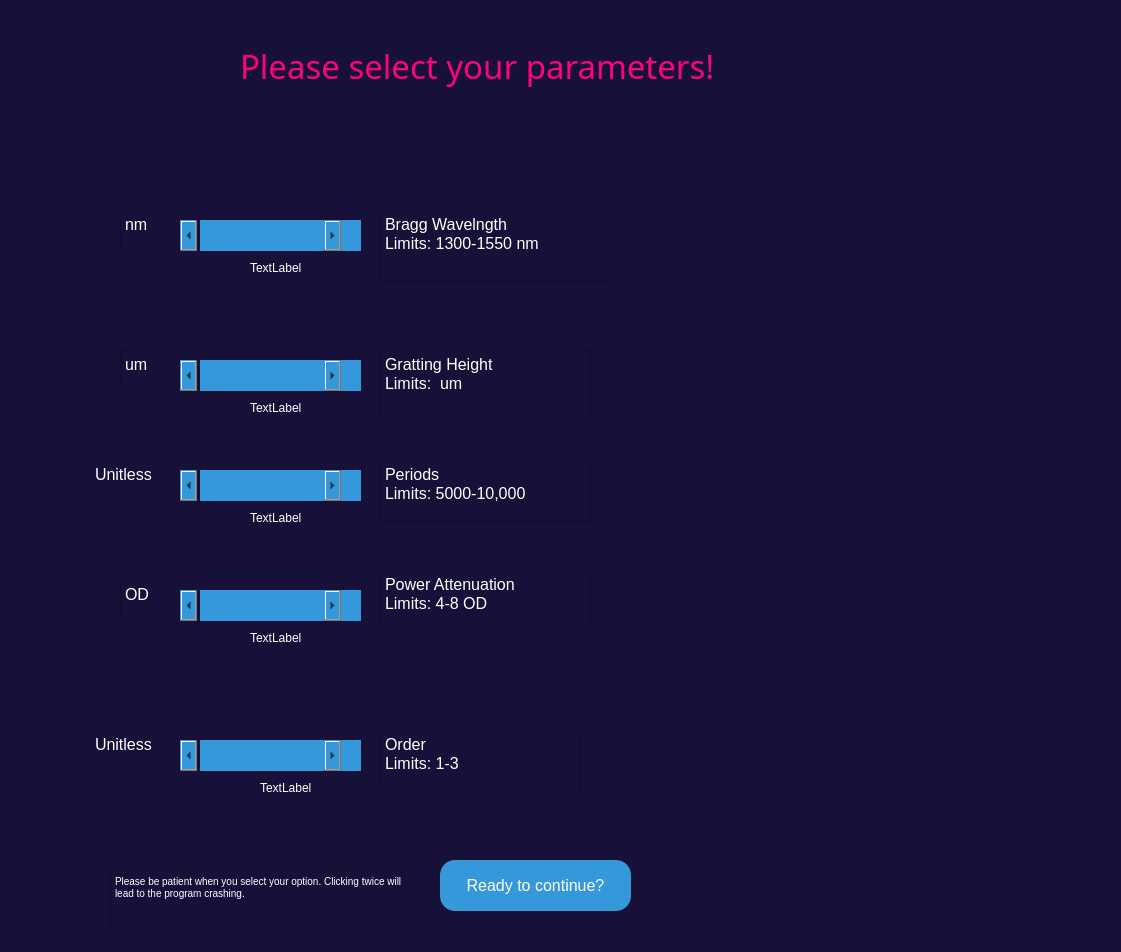
<?xml version="1.0" encoding="UTF-8"?>
<ui version="4.0">
 <class>Form</class>
 <widget class="QWidget" name="Form">
  <property name="geometry">
   <rect>
    <x>0</x>
    <y>0</y>
    <width>1121</width>
    <height>952</height>
   </rect>
  </property>
  <property name="windowTitle">
   <string>Form</string>
  </property>
  <property name="styleSheet">
   <string notr="true">QWidget{

background-color:rgb(23, 17, 57)
}</string>
  </property>
  <widget class="QScrollBar" name="horizontalScrollBar">
   <property name="geometry">
    <rect>
     <x>180</x>
     <y>220</y>
     <width>201</width>
     <height>31</height>
    </rect>
   </property>
   <property name="styleSheet">
    <string notr="true">QScrollBar:horizontal {
    border: 1px solid #3498db;
    background: #3498db;
    height: 15px;
    margin: 0px 20px 0 20px;
}

QScrollBar::handle:horizontal {
    background: #3498db;
    min-width: 20px;
}</string>
   </property>
   <property name="orientation">
    <enum>Qt::Horizontal</enum>
   </property>
  </widget>
  <widget class="QScrollBar" name="horizontalScrollBar_3">
   <property name="geometry">
    <rect>
     <x>180</x>
     <y>360</y>
     <width>201</width>
     <height>31</height>
    </rect>
   </property>
   <property name="styleSheet">
    <string notr="true">QScrollBar:horizontal {
    border: 1px solid #3498db;
    background: #3498db;
    height: 15px;
    margin: 0px 20px 0 20px;
}

QScrollBar::handle:horizontal {
    background: #3498db;
    min-width: 20px;
}</string>
   </property>
   <property name="orientation">
    <enum>Qt::Horizontal</enum>
   </property>
  </widget>
  <widget class="QPushButton" name="pushButton">
   <property name="geometry">
    <rect>
     <x>440</x>
     <y>860</y>
     <width>191</width>
     <height>51</height>
    </rect>
   </property>
   <property name="font">
    <font>
     <pointsize>12</pointsize>
    </font>
   </property>
   <property name="styleSheet">
    <string notr="true">QPushButton {
    background-color: #3498db; /* Blue background color */
    color: #ffffff; /* White text color */
    border-radius: 15px; /* Rounded corners */
    padding: 10px; /* Padding around the content */
    width: 100px; /* Set a specific width */
    height: 40px; /* Set a specific height */
}</string>
   </property>
   <property name="text">
    <string>Ready to continue?</string>
   </property>
  </widget>
  <widget class="QLabel" name="label_2">
   <property name="geometry">
    <rect>
     <x>240</x>
     <y>30</y>
     <width>601</width>
     <height>71</height>
    </rect>
   </property>
   <property name="font">
    <font>
     <family>STCaiyun</family>
     <pointsize>25</pointsize>
    </font>
   </property>
   <property name="styleSheet">
    <string notr="true">QLabel{
color:rgb(255, 0, 127)
}</string>
   </property>
   <property name="text">
    <string>Please select your parameters!</string>
   </property>
  </widget>
  <widget class="QPlainTextEdit" name="plainTextEdit">
   <property name="geometry">
    <rect>
     <x>380</x>
     <y>210</y>
     <width>231</width>
     <height>71</height>
    </rect>
   </property>
   <property name="font">
    <font>
     <pointsize>12</pointsize>
    </font>
   </property>
   <property name="styleSheet">
    <string notr="true">QPlainTextEdit {
    color: white;
}</string>
   </property>
   <property name="plainText">
    <string>Bragg Wavelngth
Limits: 1300-1550 nm</string>
   </property>
  </widget>
  <widget class="QPlainTextEdit" name="plainTextEdit_3">
   <property name="geometry">
    <rect>
     <x>380</x>
     <y>350</y>
     <width>211</width>
     <height>71</height>
    </rect>
   </property>
   <property name="font">
    <font>
     <pointsize>12</pointsize>
    </font>
   </property>
   <property name="styleSheet">
    <string notr="true">QPlainTextEdit {
    color: white;
}</string>
   </property>
   <property name="plainText">
    <string>Gratting Height
Limits:  um</string>
   </property>
  </widget>
  <widget class="QLabel" name="heightLabel">
   <property name="geometry">
    <rect>
     <x>250</x>
     <y>400</y>
     <width>61</width>
     <height>16</height>
    </rect>
   </property>
   <property name="styleSheet">
    <string notr="true">QLabel{

 color: white;
}</string>
   </property>
   <property name="text">
    <string>TextLabel</string>
   </property>
  </widget>
  <widget class="QLabel" name="spacingLabel">
   <property name="geometry">
    <rect>
     <x>250</x>
     <y>260</y>
     <width>61</width>
     <height>16</height>
    </rect>
   </property>
   <property name="styleSheet">
    <string notr="true">QLabel{

 color: white;
}</string>
   </property>
   <property name="text">
    <string>TextLabel</string>
   </property>
  </widget>
  <widget class="QLabel" name="powerLabel">
   <property name="geometry">
    <rect>
     <x>250</x>
     <y>630</y>
     <width>61</width>
     <height>16</height>
    </rect>
   </property>
   <property name="styleSheet">
    <string notr="true">QLabel{

 color: white;
}</string>
   </property>
   <property name="text">
    <string>TextLabel</string>
   </property>
  </widget>
  <widget class="QPlainTextEdit" name="plainTextEdit_4">
   <property name="geometry">
    <rect>
     <x>380</x>
     <y>570</y>
     <width>211</width>
     <height>61</height>
    </rect>
   </property>
   <property name="font">
    <font>
     <pointsize>12</pointsize>
    </font>
   </property>
   <property name="styleSheet">
    <string notr="true">QPlainTextEdit {
    color: white;
}</string>
   </property>
   <property name="plainText">
    <string>Power Attenuation
Limits: 4-8 OD</string>
   </property>
  </widget>
  <widget class="QScrollBar" name="horizontalScrollBar_4">
   <property name="geometry">
    <rect>
     <x>180</x>
     <y>590</y>
     <width>201</width>
     <height>31</height>
    </rect>
   </property>
   <property name="styleSheet">
    <string notr="true">QScrollBar:horizontal {
    border: 1px solid #3498db;
    background: #3498db;
    height: 15px;
    margin: 0px 20px 0 20px;
}

QScrollBar::handle:horizontal {
    background: #3498db;
    min-width: 20px;
}</string>
   </property>
   <property name="orientation">
    <enum>Qt::Horizontal</enum>
   </property>
  </widget>
  <widget class="QLabel" name="label_6">
   <property name="geometry">
    <rect>
     <x>260</x>
     <y>780</y>
     <width>61</width>
     <height>16</height>
    </rect>
   </property>
   <property name="styleSheet">
    <string notr="true">QLabel{

 color: white;
}</string>
   </property>
   <property name="text">
    <string>TextLabel</string>
   </property>
  </widget>
  <widget class="QPlainTextEdit" name="plainTextEdit_5">
   <property name="geometry">
    <rect>
     <x>380</x>
     <y>730</y>
     <width>201</width>
     <height>61</height>
    </rect>
   </property>
   <property name="font">
    <font>
     <pointsize>12</pointsize>
    </font>
   </property>
   <property name="styleSheet">
    <string notr="true">QPlainTextEdit {
    color: white;
}</string>
   </property>
   <property name="plainText">
    <string>Order
Limits: 1-3</string>
   </property>
  </widget>
  <widget class="QScrollBar" name="horizontalScrollBar_5">
   <property name="geometry">
    <rect>
     <x>180</x>
     <y>740</y>
     <width>201</width>
     <height>31</height>
    </rect>
   </property>
   <property name="styleSheet">
    <string notr="true">QScrollBar:horizontal {
    border: 1px solid #3498db;
    background: #3498db;
    height: 15px;
    margin: 0px 20px 0 20px;
}

QScrollBar::handle:horizontal {
    background: #3498db;
    min-width: 20px;
}</string>
   </property>
   <property name="orientation">
    <enum>Qt::Horizontal</enum>
   </property>
  </widget>
  <widget class="QLabel" name="label_7">
   <property name="geometry">
    <rect>
     <x>640</x>
     <y>140</y>
     <width>261</width>
     <height>171</height>
    </rect>
   </property>
   <property name="text">
    <string/>
   </property>
   <property name="pixmap">
    <pixmap>braggspacing.jpg</pixmap>
   </property>
   <property name="scaledContents">
    <bool>true</bool>
   </property>
  </widget>
  <widget class="QLabel" name="label_9">
   <property name="geometry">
    <rect>
     <x>620</x>
     <y>330</y>
     <width>291</width>
     <height>111</height>
    </rect>
   </property>
   <property name="text">
    <string/>
   </property>
   <property name="pixmap">
    <pixmap>height.jpg</pixmap>
   </property>
   <property name="scaledContents">
    <bool>true</bool>
   </property>
  </widget>
  <widget class="QLabel" name="label_10">
   <property name="geometry">
    <rect>
     <x>630</x>
     <y>550</y>
     <width>291</width>
     <height>111</height>
    </rect>
   </property>
   <property name="text">
    <string/>
   </property>
   <property name="pixmap">
    <pixmap>power.jpg</pixmap>
   </property>
   <property name="scaledContents">
    <bool>true</bool>
   </property>
  </widget>
  <widget class="QPlainTextEdit" name="plainTextEdit_6">
   <property name="geometry">
    <rect>
     <x>120</x>
     <y>210</y>
     <width>51</width>
     <height>41</height>
    </rect>
   </property>
   <property name="font">
    <font>
     <pointsize>12</pointsize>
    </font>
   </property>
   <property name="styleSheet">
    <string notr="true">QPlainTextEdit{

color:white;
}</string>
   </property>
   <property name="plainText">
    <string>nm</string>
   </property>
  </widget>
  <widget class="QPlainTextEdit" name="plainTextEdit_8">
   <property name="geometry">
    <rect>
     <x>120</x>
     <y>350</y>
     <width>51</width>
     <height>41</height>
    </rect>
   </property>
   <property name="font">
    <font>
     <pointsize>12</pointsize>
    </font>
   </property>
   <property name="styleSheet">
    <string notr="true">QPlainTextEdit{

color:white;
}</string>
   </property>
   <property name="plainText">
    <string>um</string>
   </property>
  </widget>
  <widget class="QPlainTextEdit" name="plainTextEdit_9">
   <property name="geometry">
    <rect>
     <x>120</x>
     <y>580</y>
     <width>51</width>
     <height>41</height>
    </rect>
   </property>
   <property name="font">
    <font>
     <pointsize>12</pointsize>
    </font>
   </property>
   <property name="styleSheet">
    <string notr="true">QPlainTextEdit{

color:white;
}</string>
   </property>
   <property name="plainText">
    <string>OD</string>
   </property>
  </widget>
  <widget class="QPlainTextEdit" name="plainTextEdit_10">
   <property name="geometry">
    <rect>
     <x>90</x>
     <y>730</y>
     <width>81</width>
     <height>41</height>
    </rect>
   </property>
   <property name="font">
    <font>
     <pointsize>12</pointsize>
    </font>
   </property>
   <property name="styleSheet">
    <string notr="true">QPlainTextEdit{

color:white;
}</string>
   </property>
   <property name="plainText">
    <string>Unitless</string>
   </property>
  </widget>
  <widget class="QLabel" name="label">
   <property name="geometry">
    <rect>
     <x>590</x>
     <y>680</y>
     <width>471</width>
     <height>141</height>
    </rect>
   </property>
   <property name="text">
    <string/>
   </property>
   <property name="pixmap">
    <pixmap>order.jpg</pixmap>
   </property>
   <property name="scaledContents">
    <bool>true</bool>
   </property>
  </widget>
  <widget class="QTextEdit" name="textEdit_4">
   <property name="geometry">
    <rect>
     <x>110</x>
     <y>870</y>
     <width>301</width>
     <height>61</height>
    </rect>
   </property>
   <property name="styleSheet">
    <string notr="true">QTextEdit{
color: white;
}</string>
   </property>
   <property name="html">
    <string>&lt;!DOCTYPE HTML PUBLIC &quot;-//W3C//DTD HTML 4.0//EN&quot; &quot;http://www.w3.org/TR/REC-html40/strict.dtd&quot;&gt;
&lt;html&gt;&lt;head&gt;&lt;meta name=&quot;qrichtext&quot; content=&quot;1&quot; /&gt;&lt;style type=&quot;text/css&quot;&gt;
p, li { white-space: pre-wrap; }
&lt;/style&gt;&lt;/head&gt;&lt;body style=&quot; font-family:'MS Shell Dlg 2'; font-size:7.8pt; font-weight:400; font-style:normal;&quot;&gt;
&lt;p style=&quot; margin-top:0px; margin-bottom:0px; margin-left:0px; margin-right:0px; -qt-block-indent:0; text-indent:0px;&quot;&gt;Please be patient when you select your option. Clicking twice will lead to the program crashing.&lt;/p&gt;&lt;/body&gt;&lt;/html&gt;</string>
   </property>
  </widget>
  <widget class="QPlainTextEdit" name="plainTextEdit_7">
   <property name="geometry">
    <rect>
     <x>380</x>
     <y>460</y>
     <width>211</width>
     <height>61</height>
    </rect>
   </property>
   <property name="font">
    <font>
     <pointsize>12</pointsize>
    </font>
   </property>
   <property name="styleSheet">
    <string notr="true">QPlainTextEdit {
    color: white;
}</string>
   </property>
   <property name="plainText">
    <string>Periods
Limits: 5000-10,000</string>
   </property>
  </widget>
  <widget class="QScrollBar" name="horizontalScrollBar_6">
   <property name="geometry">
    <rect>
     <x>180</x>
     <y>470</y>
     <width>201</width>
     <height>31</height>
    </rect>
   </property>
   <property name="styleSheet">
    <string notr="true">QScrollBar:horizontal {
    border: 1px solid #3498db;
    background: #3498db;
    height: 15px;
    margin: 0px 20px 0 20px;
}

QScrollBar::handle:horizontal {
    background: #3498db;
    min-width: 20px;
}</string>
   </property>
   <property name="orientation">
    <enum>Qt::Horizontal</enum>
   </property>
  </widget>
  <widget class="QLabel" name="label_11">
   <property name="geometry">
    <rect>
     <x>610</x>
     <y>430</y>
     <width>311</width>
     <height>131</height>
    </rect>
   </property>
   <property name="text">
    <string/>
   </property>
   <property name="pixmap">
    <pixmap>length.jpg</pixmap>
   </property>
   <property name="scaledContents">
    <bool>true</bool>
   </property>
  </widget>
  <widget class="QLabel" name="powerLabel_2">
   <property name="geometry">
    <rect>
     <x>250</x>
     <y>510</y>
     <width>61</width>
     <height>16</height>
    </rect>
   </property>
   <property name="styleSheet">
    <string notr="true">QLabel{

 color: white;
}</string>
   </property>
   <property name="text">
    <string>TextLabel</string>
   </property>
  </widget>
  <widget class="QPlainTextEdit" name="plainTextEdit_11">
   <property name="geometry">
    <rect>
     <x>90</x>
     <y>460</y>
     <width>81</width>
     <height>41</height>
    </rect>
   </property>
   <property name="font">
    <font>
     <pointsize>12</pointsize>
    </font>
   </property>
   <property name="styleSheet">
    <string notr="true">QPlainTextEdit{

color:white;
}</string>
   </property>
   <property name="plainText">
    <string>Unitless</string>
   </property>
  </widget>
 </widget>
 <resources>
  <include location="Pictures/bragggrating.qrc"/>
  <include location="Pictures/power.qrc"/>
  <include location="Pictures/order.qrc"/>
  <include location="Pictures/height.qrc"/>
  <include location="Pictures/length.qrc"/>
 </resources>
 <connections/>
</ui>
